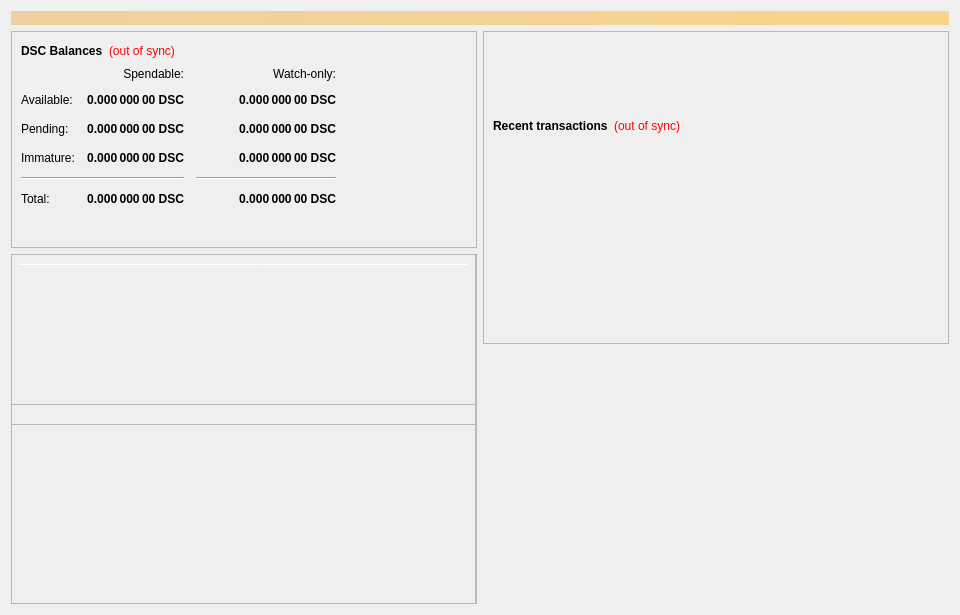
<?xml version="1.0" encoding="UTF-8"?>
<ui version="4.0">
 <class>OverviewPage</class>
 <widget class="QWidget" name="OverviewPage">
  <property name="geometry">
   <rect>
    <x>0</x>
    <y>0</y>
    <width>960</width>
    <height>615</height>
   </rect>
  </property>
  <property name="minimumSize">
   <size>
    <width>960</width>
    <height>0</height>
   </size>
  </property>
  <property name="windowTitle">
   <string>Form</string>
  </property>
  <layout class="QVBoxLayout" name="topLayout">
   <item>
    <widget class="QLabel" name="labelAlerts">
     <property name="visible">
      <bool>false</bool>
     </property>
     <property name="styleSheet">
      <string notr="true">background-color: qlineargradient(x1: 0, y1: 0, x2: 1, y2: 0, stop:0 #F0D0A0, stop:1 #F8D488); color:#000000;</string>
     </property>
     <property name="wordWrap">
      <bool>true</bool>
     </property>
     <property name="margin">
      <number>3</number>
     </property>
    </widget>
   </item>
   <item>
    <layout class="QHBoxLayout" name="horizontalLayout" stretch="1,1">
     <item>
      <layout class="QVBoxLayout" name="verticalLayout_2">
       <item>
        <widget class="QFrame" name="frame">
         <property name="frameShape">
          <enum>QFrame::StyledPanel</enum>
         </property>
         <property name="frameShadow">
          <enum>QFrame::Raised</enum>
         </property>
         <layout class="QVBoxLayout" name="verticalLayout_4">
          <item>
           <layout class="QHBoxLayout" name="horizontalLayout_4">
            <item>
             <widget class="QLabel" name="label_5">
              <property name="font">
               <font>
                <weight>75</weight>
                <bold>true</bold>
               </font>
              </property>
              <property name="text">
               <string>DSC Balances</string>
              </property>
             </widget>
            </item>
            <item>
             <widget class="QLabel" name="labelWalletStatus">
              <property name="cursor">
               <cursorShape>WhatsThisCursor</cursorShape>
              </property>
              <property name="toolTip">
               <string>The displayed information may be out of date. Your wallet automatically synchronizes with the DecentralShop network after a connection is established, but this process has not completed yet.</string>
              </property>
              <property name="styleSheet">
               <string notr="true">QLabel { color: red; }</string>
              </property>
              <property name="text">
               <string notr="true">(out of sync)</string>
              </property>
              <property name="alignment">
               <set>Qt::AlignLeading|Qt::AlignLeft|Qt::AlignVCenter</set>
              </property>
             </widget>
            </item>
            <item>
             <spacer name="horizontalSpacer_3">
              <property name="orientation">
               <enum>Qt::Horizontal</enum>
              </property>
              <property name="sizeHint" stdset="0">
               <size>
                <width>40</width>
                <height>20</height>
               </size>
              </property>
             </spacer>
            </item>
           </layout>
          </item>
          <item>
           <layout class="QGridLayout" name="gridLayout">
            <property name="spacing">
             <number>12</number>
            </property>
            <item row="2" column="2">
             <widget class="QLabel" name="labelWatchPending">
              <property name="font">
               <font>
                <weight>75</weight>
                <bold>true</bold>
               </font>
              </property>
              <property name="cursor">
               <cursorShape>IBeamCursor</cursorShape>
              </property>
              <property name="toolTip">
               <string>Unconfirmed transactions to watch-only addresses</string>
              </property>
              <property name="text">
               <string notr="true">0.000 000 00 DSC</string>
              </property>
              <property name="alignment">
               <set>Qt::AlignRight|Qt::AlignTrailing|Qt::AlignVCenter</set>
              </property>
              <property name="textInteractionFlags">
               <set>Qt::LinksAccessibleByMouse|Qt::TextSelectableByKeyboard|Qt::TextSelectableByMouse</set>
              </property>
             </widget>
            </item>
            <item row="2" column="1">
             <widget class="QLabel" name="labelUnconfirmed">
              <property name="font">
               <font>
                <weight>75</weight>
                <bold>true</bold>
               </font>
              </property>
              <property name="cursor">
               <cursorShape>IBeamCursor</cursorShape>
              </property>
              <property name="toolTip">
               <string>Total of transactions that have yet to be confirmed, and do not yet count toward the spendable balance</string>
              </property>
              <property name="text">
               <string notr="true">0.000 000 00 DSC</string>
              </property>
              <property name="alignment">
               <set>Qt::AlignRight|Qt::AlignTrailing|Qt::AlignVCenter</set>
              </property>
              <property name="textInteractionFlags">
               <set>Qt::LinksAccessibleByMouse|Qt::TextSelectableByKeyboard|Qt::TextSelectableByMouse</set>
              </property>
             </widget>
            </item>
            <item row="3" column="2">
             <widget class="QLabel" name="labelWatchImmature">
              <property name="font">
               <font>
                <weight>75</weight>
                <bold>true</bold>
               </font>
              </property>
              <property name="cursor">
               <cursorShape>IBeamCursor</cursorShape>
              </property>
              <property name="toolTip">
               <string>Staked or masternode rewards in watch-only addresses that has not yet matured</string>
              </property>
              <property name="text">
               <string notr="true">0.000 000 00 DSC</string>
              </property>
              <property name="alignment">
               <set>Qt::AlignRight|Qt::AlignTrailing|Qt::AlignVCenter</set>
              </property>
              <property name="textInteractionFlags">
               <set>Qt::LinksAccessibleByMouse|Qt::TextSelectableByKeyboard|Qt::TextSelectableByMouse</set>
              </property>
             </widget>
            </item>
            <item row="4" column="0" colspan="2">
             <widget class="Line" name="lineSpendableBalance">
              <property name="orientation">
               <enum>Qt::Horizontal</enum>
              </property>
             </widget>
            </item>
            <item row="4" column="2">
             <widget class="Line" name="lineWatchBalance">
              <property name="sizePolicy">
               <sizepolicy hsizetype="Preferred" vsizetype="Fixed">
                <horstretch>0</horstretch>
                <verstretch>0</verstretch>
               </sizepolicy>
              </property>
              <property name="minimumSize">
               <size>
                <width>140</width>
                <height>0</height>
               </size>
              </property>
              <property name="orientation">
               <enum>Qt::Horizontal</enum>
              </property>
             </widget>
            </item>
            <item row="5" column="0">
             <widget class="QLabel" name="labelTotalText">
              <property name="text">
               <string>Total:</string>
              </property>
             </widget>
            </item>
            <item row="3" column="1">
             <widget class="QLabel" name="labelImmature">
              <property name="font">
               <font>
                <weight>75</weight>
                <bold>true</bold>
               </font>
              </property>
              <property name="cursor">
               <cursorShape>IBeamCursor</cursorShape>
              </property>
              <property name="toolTip">
               <string>Staked or masternode rewards that has not yet matured</string>
              </property>
              <property name="text">
               <string notr="true">0.000 000 00 DSC</string>
              </property>
              <property name="alignment">
               <set>Qt::AlignRight|Qt::AlignTrailing|Qt::AlignVCenter</set>
              </property>
              <property name="textInteractionFlags">
               <set>Qt::LinksAccessibleByMouse|Qt::TextSelectableByKeyboard|Qt::TextSelectableByMouse</set>
              </property>
             </widget>
            </item>
            <item row="2" column="3">
             <spacer name="horizontalSpacer_2">
              <property name="orientation">
               <enum>Qt::Horizontal</enum>
              </property>
              <property name="sizeHint" stdset="0">
               <size>
                <width>40</width>
                <height>20</height>
               </size>
              </property>
             </spacer>
            </item>
            <item row="3" column="0">
             <widget class="QLabel" name="labelImmatureText">
              <property name="text">
               <string>Immature:</string>
              </property>
             </widget>
            </item>
            <item row="5" column="1">
             <widget class="QLabel" name="labelTotal">
              <property name="font">
               <font>
                <weight>75</weight>
                <bold>true</bold>
               </font>
              </property>
              <property name="cursor">
               <cursorShape>IBeamCursor</cursorShape>
              </property>
              <property name="toolTip">
               <string>Your current total balance</string>
              </property>
              <property name="text">
               <string notr="true">0.000 000 00 DSC</string>
              </property>
              <property name="alignment">
               <set>Qt::AlignRight|Qt::AlignTrailing|Qt::AlignVCenter</set>
              </property>
              <property name="textInteractionFlags">
               <set>Qt::LinksAccessibleByMouse|Qt::TextSelectableByKeyboard|Qt::TextSelectableByMouse</set>
              </property>
             </widget>
            </item>
            <item row="5" column="2">
             <widget class="QLabel" name="labelWatchTotal">
              <property name="font">
               <font>
                <weight>75</weight>
                <bold>true</bold>
               </font>
              </property>
              <property name="cursor">
               <cursorShape>IBeamCursor</cursorShape>
              </property>
              <property name="toolTip">
               <string>Current total balance in watch-only addresses</string>
              </property>
              <property name="text">
               <string notr="true">0.000 000 00 DSC</string>
              </property>
              <property name="alignment">
               <set>Qt::AlignRight|Qt::AlignTrailing|Qt::AlignVCenter</set>
              </property>
              <property name="textInteractionFlags">
               <set>Qt::LinksAccessibleByMouse|Qt::TextSelectableByKeyboard|Qt::TextSelectableByMouse</set>
              </property>
             </widget>
            </item>
            <item row="0" column="2">
             <widget class="QLabel" name="labelWatchonly">
              <property name="text">
               <string>Watch-only:</string>
              </property>
              <property name="alignment">
               <set>Qt::AlignRight|Qt::AlignTrailing|Qt::AlignVCenter</set>
              </property>
             </widget>
            </item>
            <item row="1" column="0">
             <widget class="QLabel" name="labelBalanceText">
              <property name="text">
               <string>Available:</string>
              </property>
             </widget>
            </item>
            <item row="1" column="1">
             <widget class="QLabel" name="labelBalance">
              <property name="font">
               <font>
                <weight>75</weight>
                <bold>true</bold>
               </font>
              </property>
              <property name="cursor">
               <cursorShape>IBeamCursor</cursorShape>
              </property>
              <property name="toolTip">
               <string>Your current spendable balance</string>
              </property>
              <property name="text">
               <string notr="true">0.000 000 00 DSC</string>
              </property>
              <property name="alignment">
               <set>Qt::AlignRight|Qt::AlignTrailing|Qt::AlignVCenter</set>
              </property>
              <property name="textInteractionFlags">
               <set>Qt::LinksAccessibleByMouse|Qt::TextSelectableByKeyboard|Qt::TextSelectableByMouse</set>
              </property>
             </widget>
            </item>
            <item row="1" column="2">
             <widget class="QLabel" name="labelWatchAvailable">
              <property name="font">
               <font>
                <weight>75</weight>
                <bold>true</bold>
               </font>
              </property>
              <property name="cursor">
               <cursorShape>IBeamCursor</cursorShape>
              </property>
              <property name="toolTip">
               <string>Your current balance in watch-only addresses</string>
              </property>
              <property name="text">
               <string notr="true">0.000 000 00 DSC</string>
              </property>
              <property name="alignment">
               <set>Qt::AlignRight|Qt::AlignTrailing|Qt::AlignVCenter</set>
              </property>
              <property name="textInteractionFlags">
               <set>Qt::LinksAccessibleByMouse|Qt::TextSelectableByKeyboard|Qt::TextSelectableByMouse</set>
              </property>
             </widget>
            </item>
            <item row="2" column="0">
             <widget class="QLabel" name="labelPendingText">
              <property name="text">
               <string>Pending:</string>
              </property>
             </widget>
            </item>
            <item row="0" column="1">
             <widget class="QLabel" name="labelSpendable">
              <property name="text">
               <string>Spendable:</string>
              </property>
              <property name="alignment">
               <set>Qt::AlignRight|Qt::AlignTrailing|Qt::AlignVCenter</set>
              </property>
             </widget>
            </item>
           </layout>
          </item>
          <item>
           <spacer name="verticalSpacer_4">
            <property name="orientation">
             <enum>Qt::Vertical</enum>
            </property>
            <property name="sizeHint" stdset="0">
             <size>
              <width>20</width>
              <height>40</height>
             </size>
            </property>
           </spacer>
          </item>
         </layout>
        </widget>
       </item>
       <item>
        <widget class="QFrame" name="frameObfuscation">
         <property name="minimumSize">
          <size>
           <width>0</width>
           <height>350</height>
          </size>
         </property>
         <property name="layoutDirection">
          <enum>Qt::LeftToRight</enum>
         </property>
         <property name="frameShape">
          <enum>QFrame::StyledPanel</enum>
         </property>
         <property name="frameShadow">
          <enum>QFrame::Raised</enum>
         </property>
         <widget class="QPushButton" name="runAutoDenom">
          <property name="geometry">
           <rect>
            <x>251</x>
            <y>17</y>
            <width>1</width>
            <height>1</height>
           </rect>
          </property>
          <property name="palette">
           <palette>
            <active>
             <colorrole role="WindowText">
              <brush brushstyle="SolidPattern">
               <color alpha="255">
                <red>0</red>
                <green>0</green>
                <blue>0</blue>
               </color>
              </brush>
             </colorrole>
             <colorrole role="Button">
              <brush brushstyle="SolidPattern">
               <color alpha="255">
                <red>239</red>
                <green>238</green>
                <blue>238</blue>
               </color>
              </brush>
             </colorrole>
             <colorrole role="Light">
              <brush brushstyle="SolidPattern">
               <color alpha="255">
                <red>255</red>
                <green>255</green>
                <blue>255</blue>
               </color>
              </brush>
             </colorrole>
             <colorrole role="Midlight">
              <brush brushstyle="SolidPattern">
               <color alpha="255">
                <red>247</red>
                <green>246</green>
                <blue>246</blue>
               </color>
              </brush>
             </colorrole>
             <colorrole role="Dark">
              <brush brushstyle="SolidPattern">
               <color alpha="255">
                <red>119</red>
                <green>119</green>
                <blue>119</blue>
               </color>
              </brush>
             </colorrole>
             <colorrole role="Mid">
              <brush brushstyle="SolidPattern">
               <color alpha="255">
                <red>159</red>
                <green>159</green>
                <blue>159</blue>
               </color>
              </brush>
             </colorrole>
             <colorrole role="Text">
              <brush brushstyle="SolidPattern">
               <color alpha="255">
                <red>0</red>
                <green>0</green>
                <blue>0</blue>
               </color>
              </brush>
             </colorrole>
             <colorrole role="BrightText">
              <brush brushstyle="SolidPattern">
               <color alpha="255">
                <red>255</red>
                <green>255</green>
                <blue>255</blue>
               </color>
              </brush>
             </colorrole>
             <colorrole role="ButtonText">
              <brush brushstyle="SolidPattern">
               <color alpha="255">
                <red>0</red>
                <green>0</green>
                <blue>0</blue>
               </color>
              </brush>
             </colorrole>
             <colorrole role="Base">
              <brush brushstyle="SolidPattern">
               <color alpha="255">
                <red>255</red>
                <green>255</green>
                <blue>255</blue>
               </color>
              </brush>
             </colorrole>
             <colorrole role="Window">
              <brush brushstyle="SolidPattern">
               <color alpha="255">
                <red>239</red>
                <green>238</green>
                <blue>238</blue>
               </color>
              </brush>
             </colorrole>
             <colorrole role="Shadow">
              <brush brushstyle="SolidPattern">
               <color alpha="255">
                <red>0</red>
                <green>0</green>
                <blue>0</blue>
               </color>
              </brush>
             </colorrole>
             <colorrole role="AlternateBase">
              <brush brushstyle="SolidPattern">
               <color alpha="255">
                <red>247</red>
                <green>246</green>
                <blue>246</blue>
               </color>
              </brush>
             </colorrole>
             <colorrole role="ToolTipBase">
              <brush brushstyle="SolidPattern">
               <color alpha="255">
                <red>255</red>
                <green>255</green>
                <blue>220</blue>
               </color>
              </brush>
             </colorrole>
             <colorrole role="ToolTipText">
              <brush brushstyle="SolidPattern">
               <color alpha="255">
                <red>0</red>
                <green>0</green>
                <blue>0</blue>
               </color>
              </brush>
             </colorrole>
            </active>
            <inactive>
             <colorrole role="WindowText">
              <brush brushstyle="SolidPattern">
               <color alpha="255">
                <red>0</red>
                <green>0</green>
                <blue>0</blue>
               </color>
              </brush>
             </colorrole>
             <colorrole role="Button">
              <brush brushstyle="SolidPattern">
               <color alpha="255">
                <red>239</red>
                <green>238</green>
                <blue>238</blue>
               </color>
              </brush>
             </colorrole>
             <colorrole role="Light">
              <brush brushstyle="SolidPattern">
               <color alpha="255">
                <red>255</red>
                <green>255</green>
                <blue>255</blue>
               </color>
              </brush>
             </colorrole>
             <colorrole role="Midlight">
              <brush brushstyle="SolidPattern">
               <color alpha="255">
                <red>247</red>
                <green>246</green>
                <blue>246</blue>
               </color>
              </brush>
             </colorrole>
             <colorrole role="Dark">
              <brush brushstyle="SolidPattern">
               <color alpha="255">
                <red>119</red>
                <green>119</green>
                <blue>119</blue>
               </color>
              </brush>
             </colorrole>
             <colorrole role="Mid">
              <brush brushstyle="SolidPattern">
               <color alpha="255">
                <red>159</red>
                <green>159</green>
                <blue>159</blue>
               </color>
              </brush>
             </colorrole>
             <colorrole role="Text">
              <brush brushstyle="SolidPattern">
               <color alpha="255">
                <red>0</red>
                <green>0</green>
                <blue>0</blue>
               </color>
              </brush>
             </colorrole>
             <colorrole role="BrightText">
              <brush brushstyle="SolidPattern">
               <color alpha="255">
                <red>255</red>
                <green>255</green>
                <blue>255</blue>
               </color>
              </brush>
             </colorrole>
             <colorrole role="ButtonText">
              <brush brushstyle="SolidPattern">
               <color alpha="255">
                <red>0</red>
                <green>0</green>
                <blue>0</blue>
               </color>
              </brush>
             </colorrole>
             <colorrole role="Base">
              <brush brushstyle="SolidPattern">
               <color alpha="255">
                <red>255</red>
                <green>255</green>
                <blue>255</blue>
               </color>
              </brush>
             </colorrole>
             <colorrole role="Window">
              <brush brushstyle="SolidPattern">
               <color alpha="255">
                <red>239</red>
                <green>238</green>
                <blue>238</blue>
               </color>
              </brush>
             </colorrole>
             <colorrole role="Shadow">
              <brush brushstyle="SolidPattern">
               <color alpha="255">
                <red>0</red>
                <green>0</green>
                <blue>0</blue>
               </color>
              </brush>
             </colorrole>
             <colorrole role="AlternateBase">
              <brush brushstyle="SolidPattern">
               <color alpha="255">
                <red>247</red>
                <green>246</green>
                <blue>246</blue>
               </color>
              </brush>
             </colorrole>
             <colorrole role="ToolTipBase">
              <brush brushstyle="SolidPattern">
               <color alpha="255">
                <red>255</red>
                <green>255</green>
                <blue>220</blue>
               </color>
              </brush>
             </colorrole>
             <colorrole role="ToolTipText">
              <brush brushstyle="SolidPattern">
               <color alpha="255">
                <red>0</red>
                <green>0</green>
                <blue>0</blue>
               </color>
              </brush>
             </colorrole>
            </inactive>
            <disabled>
             <colorrole role="WindowText">
              <brush brushstyle="SolidPattern">
               <color alpha="255">
                <red>119</red>
                <green>119</green>
                <blue>119</blue>
               </color>
              </brush>
             </colorrole>
             <colorrole role="Button">
              <brush brushstyle="SolidPattern">
               <color alpha="255">
                <red>239</red>
                <green>238</green>
                <blue>238</blue>
               </color>
              </brush>
             </colorrole>
             <colorrole role="Light">
              <brush brushstyle="SolidPattern">
               <color alpha="255">
                <red>255</red>
                <green>255</green>
                <blue>255</blue>
               </color>
              </brush>
             </colorrole>
             <colorrole role="Midlight">
              <brush brushstyle="SolidPattern">
               <color alpha="255">
                <red>247</red>
                <green>246</green>
                <blue>246</blue>
               </color>
              </brush>
             </colorrole>
             <colorrole role="Dark">
              <brush brushstyle="SolidPattern">
               <color alpha="255">
                <red>119</red>
                <green>119</green>
                <blue>119</blue>
               </color>
              </brush>
             </colorrole>
             <colorrole role="Mid">
              <brush brushstyle="SolidPattern">
               <color alpha="255">
                <red>159</red>
                <green>159</green>
                <blue>159</blue>
               </color>
              </brush>
             </colorrole>
             <colorrole role="Text">
              <brush brushstyle="SolidPattern">
               <color alpha="255">
                <red>119</red>
                <green>119</green>
                <blue>119</blue>
               </color>
              </brush>
             </colorrole>
             <colorrole role="BrightText">
              <brush brushstyle="SolidPattern">
               <color alpha="255">
                <red>255</red>
                <green>255</green>
                <blue>255</blue>
               </color>
              </brush>
             </colorrole>
             <colorrole role="ButtonText">
              <brush brushstyle="SolidPattern">
               <color alpha="255">
                <red>119</red>
                <green>119</green>
                <blue>119</blue>
               </color>
              </brush>
             </colorrole>
             <colorrole role="Base">
              <brush brushstyle="SolidPattern">
               <color alpha="255">
                <red>239</red>
                <green>238</green>
                <blue>238</blue>
               </color>
              </brush>
             </colorrole>
             <colorrole role="Window">
              <brush brushstyle="SolidPattern">
               <color alpha="255">
                <red>239</red>
                <green>238</green>
                <blue>238</blue>
               </color>
              </brush>
             </colorrole>
             <colorrole role="Shadow">
              <brush brushstyle="SolidPattern">
               <color alpha="255">
                <red>0</red>
                <green>0</green>
                <blue>0</blue>
               </color>
              </brush>
             </colorrole>
             <colorrole role="AlternateBase">
              <brush brushstyle="SolidPattern">
               <color alpha="255">
                <red>239</red>
                <green>238</green>
                <blue>238</blue>
               </color>
              </brush>
             </colorrole>
             <colorrole role="ToolTipBase">
              <brush brushstyle="SolidPattern">
               <color alpha="255">
                <red>255</red>
                <green>255</green>
                <blue>220</blue>
               </color>
              </brush>
             </colorrole>
             <colorrole role="ToolTipText">
              <brush brushstyle="SolidPattern">
               <color alpha="255">
                <red>0</red>
                <green>0</green>
                <blue>0</blue>
               </color>
              </brush>
             </colorrole>
            </disabled>
           </palette>
          </property>
          <property name="focusPolicy">
           <enum>Qt::NoFocus</enum>
          </property>
          <property name="autoFillBackground">
           <bool>true</bool>
          </property>
          <property name="text">
           <string/>
          </property>
          <property name="flat">
           <bool>true</bool>
          </property>
         </widget>
         <widget class="Line" name="line">
          <property name="geometry">
           <rect>
            <x>7</x>
            <y>10</y>
            <width>451</width>
            <height>1</height>
           </rect>
          </property>
          <property name="orientation">
           <enum>Qt::Horizontal</enum>
          </property>
         </widget>
         <widget class="QFrame" name="frame_3">
          <property name="geometry">
           <rect>
            <x>0</x>
            <y>150</y>
            <width>465</width>
            <height>201</height>
           </rect>
          </property>
          <property name="frameShape">
           <enum>QFrame::StyledPanel</enum>
          </property>
          <property name="frameShadow">
           <enum>QFrame::Raised</enum>
          </property>
         </widget>
         <widget class="QFrame" name="frame_4">
          <property name="geometry">
           <rect>
            <x>0</x>
            <y>0</y>
            <width>465</width>
            <height>171</height>
           </rect>
          </property>
          <property name="frameShape">
           <enum>QFrame::StyledPanel</enum>
          </property>
          <property name="frameShadow">
           <enum>QFrame::Raised</enum>
          </property>
         </widget>
        </widget>
       </item>
      </layout>
     </item>
     <item>
      <layout class="QVBoxLayout" name="verticalLayout_3">
       <item>
        <widget class="QFrame" name="frame_2">
         <property name="frameShape">
          <enum>QFrame::StyledPanel</enum>
         </property>
         <property name="frameShadow">
          <enum>QFrame::Raised</enum>
         </property>
         <layout class="QVBoxLayout" name="verticalLayout">
          <item>
           <spacer name="verticalSpacer_3">
            <property name="orientation">
             <enum>Qt::Vertical</enum>
            </property>
            <property name="sizeType">
             <enum>QSizePolicy::Fixed</enum>
            </property>
            <property name="sizeHint" stdset="0">
             <size>
              <width>20</width>
              <height>75</height>
             </size>
            </property>
           </spacer>
          </item>
          <item>
           <layout class="QHBoxLayout" name="horizontalLayout_2">
            <item>
             <widget class="QLabel" name="label_4">
              <property name="font">
               <font>
                <weight>75</weight>
                <bold>true</bold>
               </font>
              </property>
              <property name="text">
               <string>Recent transactions</string>
              </property>
             </widget>
            </item>
            <item>
             <widget class="QLabel" name="labelTransactionsStatus">
              <property name="cursor">
               <cursorShape>WhatsThisCursor</cursorShape>
              </property>
              <property name="toolTip">
               <string>The displayed information may be out of date. Your wallet automatically synchronizes with the DecentralShop network after a connection is established, but this process has not completed yet.</string>
              </property>
              <property name="styleSheet">
               <string notr="true">QLabel { color: red; }</string>
              </property>
              <property name="text">
               <string notr="true">(out of sync)</string>
              </property>
              <property name="alignment">
               <set>Qt::AlignRight|Qt::AlignTrailing|Qt::AlignVCenter</set>
              </property>
             </widget>
            </item>
            <item>
             <spacer name="horizontalSpacer">
              <property name="orientation">
               <enum>Qt::Horizontal</enum>
              </property>
              <property name="sizeHint" stdset="0">
               <size>
                <width>40</width>
                <height>20</height>
               </size>
              </property>
             </spacer>
            </item>
           </layout>
          </item>
          <item>
           <widget class="QListView" name="listTransactions">
            <property name="styleSheet">
             <string notr="true">QListView { background: transparent; }</string>
            </property>
            <property name="frameShape">
             <enum>QFrame::NoFrame</enum>
            </property>
            <property name="verticalScrollBarPolicy">
             <enum>Qt::ScrollBarAlwaysOff</enum>
            </property>
            <property name="horizontalScrollBarPolicy">
             <enum>Qt::ScrollBarAlwaysOff</enum>
            </property>
            <property name="selectionMode">
             <enum>QAbstractItemView::NoSelection</enum>
            </property>
           </widget>
          </item>
         </layout>
        </widget>
       </item>
       <item>
        <spacer name="verticalSpacer_2">
         <property name="orientation">
          <enum>Qt::Vertical</enum>
         </property>
         <property name="sizeType">
          <enum>QSizePolicy::Expanding</enum>
         </property>
         <property name="sizeHint" stdset="0">
          <size>
           <width>20</width>
           <height>40</height>
          </size>
         </property>
        </spacer>
       </item>
      </layout>
     </item>
    </layout>
   </item>
  </layout>
 </widget>
 <resources/>
 <connections/>
</ui>
